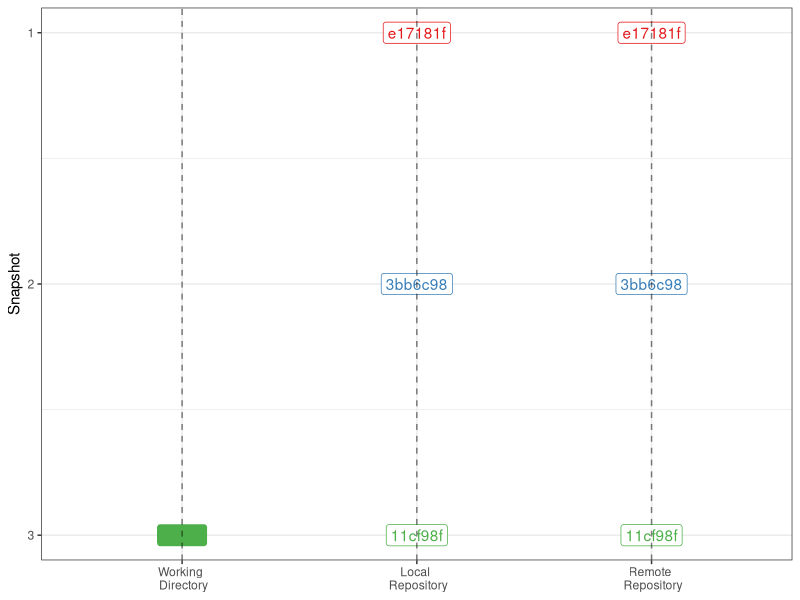
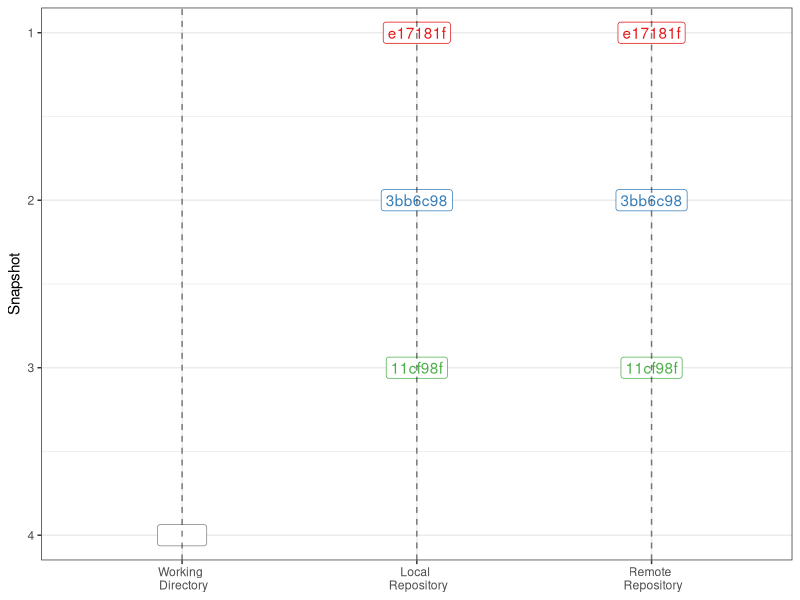
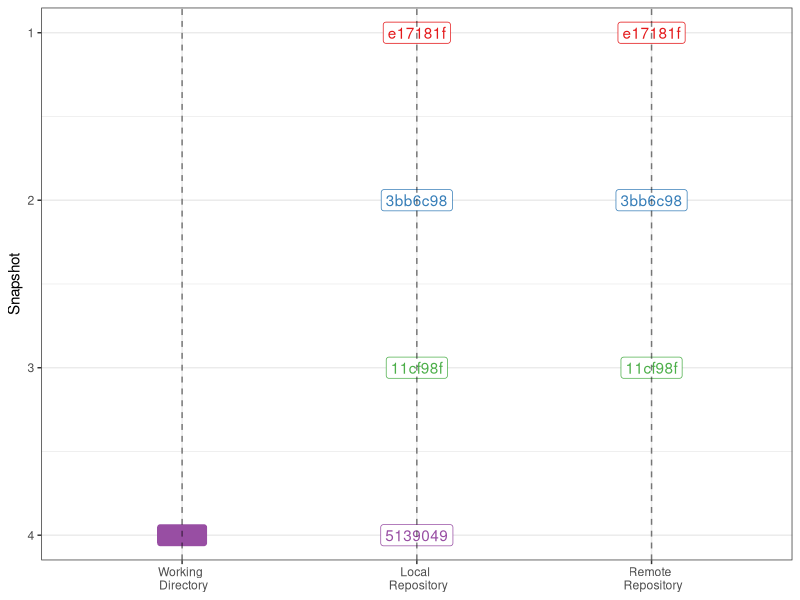
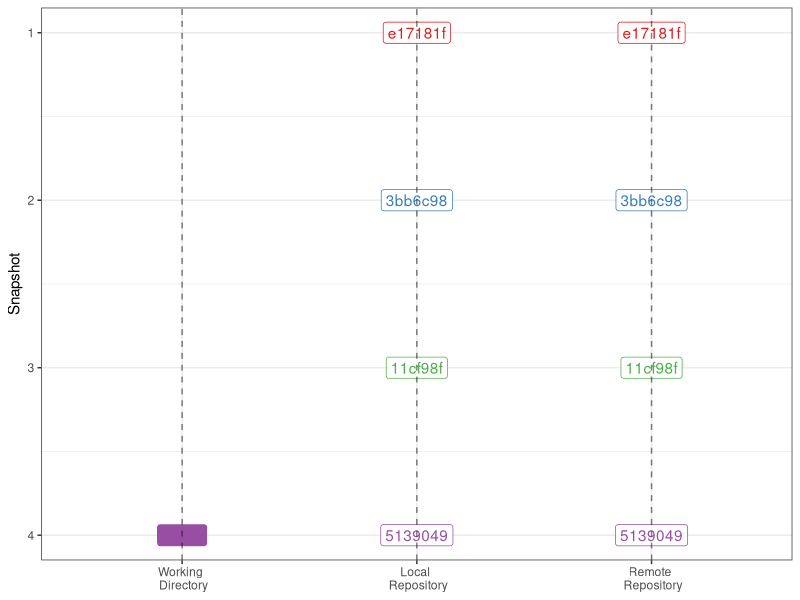
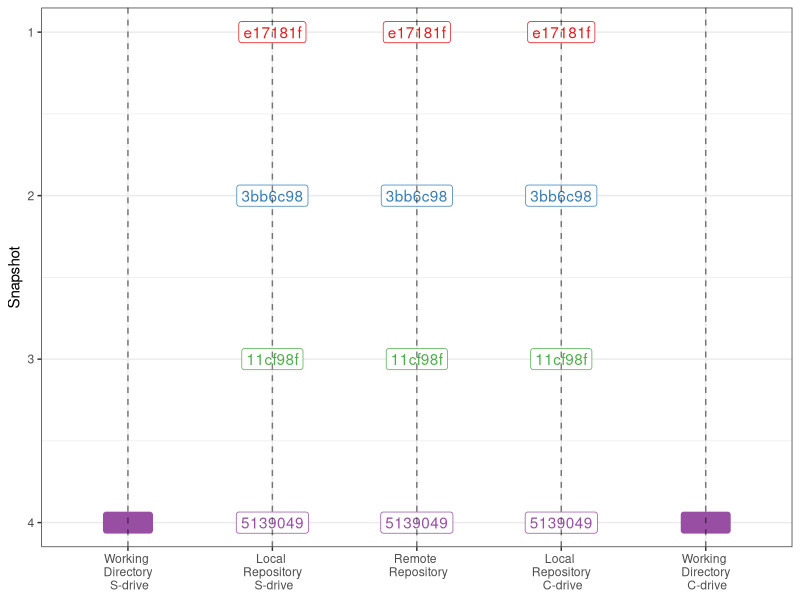
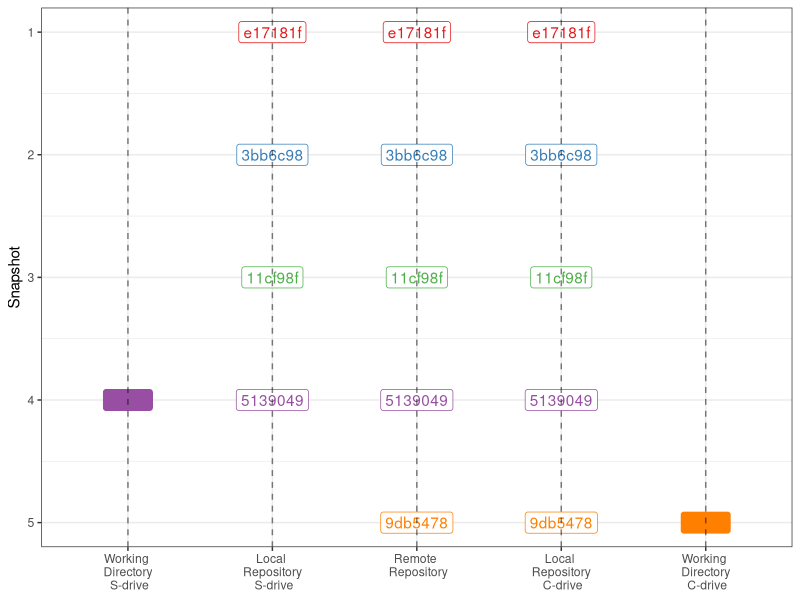

Here is the R script that generated these plots, in order:
## ---- chunk 1
#| echo: false 
#| message: false 
#| warning: false
#| label: fig-push
#| fig-cap: The Git workspace after your local repository has been pushed to a remote repository. 
#| fig-height: 4 
library(ggplot2)
library(tidyverse)
library(RColorBrewer)

sha = c("e17181f", "3bb6c98", "11cf98f")

dat <- 
  data.frame(location = c(1, 2, 2, 2, 3, 3, 3),
             snapshot = c(3, 1, 2, 3, 1, 2, 3)) %>%
  mutate(sha = sha[snapshot],
         fill = ifelse(location %in% c(1, 5), sha, ""),
         label = ifelse(location %in% c(1, 5), "          ", sha))
  
#color/fill scale
my_colors <- c("#FFFFFF", brewer.pal(9, "Set1"))
names(my_colors) <- c("", sha)

ggplot(dat, aes(x = location, y = snapshot, label = label, fill = fill, color = sha)) + 
  geom_label() +
  geom_vline(xintercept = 1:3,
             linetype = 2,
             alpha = 0.5) +
  scale_x_discrete(limits = c("Working \n Directory",
                              "Local \n Repository",
                              "Remote \n Repository")) +
  scale_y_continuous(breaks = function(x) unique(floor(pretty(seq(0, max(x) + 1) * 1.1))),
                     trans = "reverse") +
  scale_color_manual(values = my_colors) +
  scale_fill_manual(values = my_colors) +
  guides(color = "none", fill = "none") +
  labs(x = NULL, y = "Snapshot") +
  theme_bw()
## ---- chunk 2
#| echo: false 
#| message: false 
#| warning: false
#| label: fig-changewremote
#| fig-cap: The Git workspace after the working directory has been changed leaving the local and remote repositories out-of-date. 
#| fig-height: 4 

sha = c("e17181f", "3bb6c98", "11cf98f")

dat <- 
  data.frame(location = c(1, 2, 2, 2, 3, 3, 3),
             snapshot = c(4, 1, 2, 3, 1, 2, 3)) %>%
  mutate(sha = sha[snapshot],
         fill = "", #ifelse(location %in% c(1, 5), sha, ""),
         label = ifelse(location %in% c(1, 5), "          ", sha))
  
#color/fill scale
my_colors <- c("#FFFFFF", brewer.pal(9, "Set1"))
names(my_colors) <- c("", sha)

ggplot(dat, aes(x = location, y = snapshot, label = label, fill = fill, color = sha)) + 
  geom_label() +
  geom_vline(xintercept = 1:3,
             linetype = 2,
             alpha = 0.5) +
  scale_x_discrete(limits = c("Working \n Directory",
                              "Local \n Repository",
                              "Remote \n Repository")) +
  scale_y_continuous(breaks = function(x) unique(floor(pretty(seq(0, max(x) + 1) * 1.1))),
                     trans = "reverse") +
  scale_color_manual(values = my_colors) +
  scale_fill_manual(values = my_colors) +
  guides(color = "none", fill = "none") +
  labs(x = NULL, y = "Snapshot") +
  theme_bw()
## ---- chunk 3
#| echo: false 
#| message: false 
#| warning: false
#| label: fig-commitwremote
#| fig-cap: The Git workspace after a local change has been staged and committed leaving the remote repositories one commit behind. 
#| fig-height: 4 

sha = c("e17181f", "3bb6c98", "11cf98f", "5139049")

dat <- 
  data.frame(location = c(1, 2, 2, 2, 2, 3, 3, 3),
             snapshot = c(4, 1, 2, 3, 4, 1, 2, 3)) %>%
  mutate(sha = sha[snapshot],
         fill = ifelse(location %in% c(1, 5), sha, ""),
         label = ifelse(location %in% c(1, 5), "          ", sha))
  
#color/fill scale
my_colors <- c("#FFFFFF", brewer.pal(9, "Set1"))
names(my_colors) <- c("", sha)

ggplot(dat, aes(x = location, y = snapshot, label = label, fill = fill, color = sha)) + 
  geom_label() +
  geom_vline(xintercept = 1:3,
             linetype = 2,
             alpha = 0.5) +
  scale_x_discrete(limits = c("Working \n Directory",
                              "Local \n Repository",
                              "Remote \n Repository")) +
  scale_y_continuous(breaks = function(x) unique(floor(pretty(seq(0, max(x) + 1) * 1.1))),
                     trans = "reverse") +
  scale_color_manual(values = my_colors) +
  scale_fill_manual(values = my_colors) +
  guides(color = "none", fill = "none") +
  labs(x = NULL, y = "Snapshot") +
  theme_bw()
## ---- chunk 4
#| echo: false 
#| message: false 
#| warning: false
#| label: fig-pushwremote
#| fig-cap: The Git workspace after a local change has been staged, committed, and pushed. 
#| fig-height: 4 

sha = c("e17181f", "3bb6c98", "11cf98f", "5139049")

dat <- 
  data.frame(location = c(1, 2, 2, 2, 2, 3, 3, 3, 3),
             snapshot = c(4, 1, 2, 3, 4, 1, 2, 3, 4)) %>%
  mutate(sha = sha[snapshot],
         fill = ifelse(location %in% c(1, 5), sha, ""),
         label = ifelse(location %in% c(1, 5), "          ", sha))
  
#color/fill scale
my_colors <- c("#FFFFFF", brewer.pal(9, "Set1"))
names(my_colors) <- c("", sha)

ggplot(dat, aes(x = location, y = snapshot, label = label, fill = fill, color = sha)) + 
  geom_label() +
  geom_vline(xintercept = 1:3,
             linetype = 2,
             alpha = 0.5) +
  scale_x_discrete(limits = c("Working \n Directory",
                              "Local \n Repository",
                              "Remote \n Repository")) +
  scale_y_continuous(breaks = function(x) unique(floor(pretty(seq(0, max(x) + 1) * 1.1))),
                     trans = "reverse") +
  scale_color_manual(values = my_colors) +
  scale_fill_manual(values = my_colors) +
  guides(color = "none", fill = "none") +
  labs(x = NULL, y = "Snapshot") +
  theme_bw()
## ---- chunk 5
#| echo: false 
#| message: false 
#| warning: false
#| label: fig-home
#| fig-cap: The Git workspace when you have two local repositories associated with the same remote.
#| fig-height: 4 

sha = c("e17181f", "3bb6c98", "11cf98f", "5139049")

dat <- 
  data.frame(location = c(1, 2, 2, 2, 2, 3, 3, 3, 3, 4, 4, 4, 4, 5),
             snapshot = c(4, 1, 2, 3, 4, 1, 2, 3, 4, 1, 2, 3, 4, 4)) %>%
  mutate(sha = sha[snapshot],
         fill = ifelse(location %in% c(1, 5), sha, ""),
         label = ifelse(location %in% c(1, 5), "          ", sha))
  
#color/fill scale
my_colors <- c("#FFFFFF", brewer.pal(9, "Set1"))
names(my_colors) <- c("", sha)

ggplot(dat, aes(x = location, y = snapshot, label = label, fill = fill, color = sha)) + 
  geom_label() +
  geom_vline(xintercept = 1:5,
             linetype = 2,
             alpha = 0.5) +
  scale_x_discrete(limits = c("Working \n Directory \n S-drive",
                              "Local \n Repository \n S-drive",
                              "Remote \n Repository",
                              "Local \n Repository \n C-drive",
                              "Working \n Directory \n C-drive")) +
  scale_y_continuous(breaks = function(x) unique(floor(pretty(seq(0, max(x) + 1) * 1.1))),
                     trans = "reverse") +
  scale_color_manual(values = my_colors) +
  scale_fill_manual(values = my_colors) +
  guides(color = "none", fill = "none") +
  labs(x = NULL, y = "Snapshot") +
  theme_bw()
## ---- chunk 6
#| echo: false 
#| message: false 
#| warning: false
#| label: fig-homeahead
#| fig-cap: The Git workspace when only one local repository has pushed a new commit to the remote repository.
#| fig-height: 4 

sha = c("e17181f", "3bb6c98", "11cf98f", "5139049", "9db5478")

dat <- 
  data.frame(location = c(1, 2, 2, 2, 2, 3, 3, 3, 3, 3, 4, 4, 4, 4, 4, 5),
             snapshot = c(4, 1, 2, 3, 4, 1, 2, 3, 4, 5, 1, 2, 3, 4, 5, 5)) %>%
  mutate(sha = sha[snapshot],
         fill = ifelse(location %in% c(1, 5), sha, ""),
         label = ifelse(location %in% c(1, 5), "          ", sha))
  
#color/fill scale
my_colors <- c("#FFFFFF", brewer.pal(9, "Set1"))
names(my_colors) <- c("", sha)

ggplot(dat, aes(x = location, y = snapshot, label = label, fill = fill, color = sha)) + 
  geom_label() +
  geom_vline(xintercept = 1:5,
             linetype = 2,
             alpha = 0.5) +
  scale_x_discrete(limits = c("Working \n Directory \n S-drive",
                              "Local \n Repository \n S-drive",
                              "Remote \n Repository",
                              "Local \n Repository \n C-drive",
                              "Working \n Directory \n C-drive")) +
  scale_y_continuous(breaks = function(x) unique(floor(pretty(seq(0, max(x) + 1) * 1.1))),
                     trans = "reverse") +
  scale_color_manual(values = my_colors) +
  scale_fill_manual(values = my_colors) +
  guides(color = "none", fill = "none") +
  labs(x = NULL, y = "Snapshot") +
  theme_bw()
